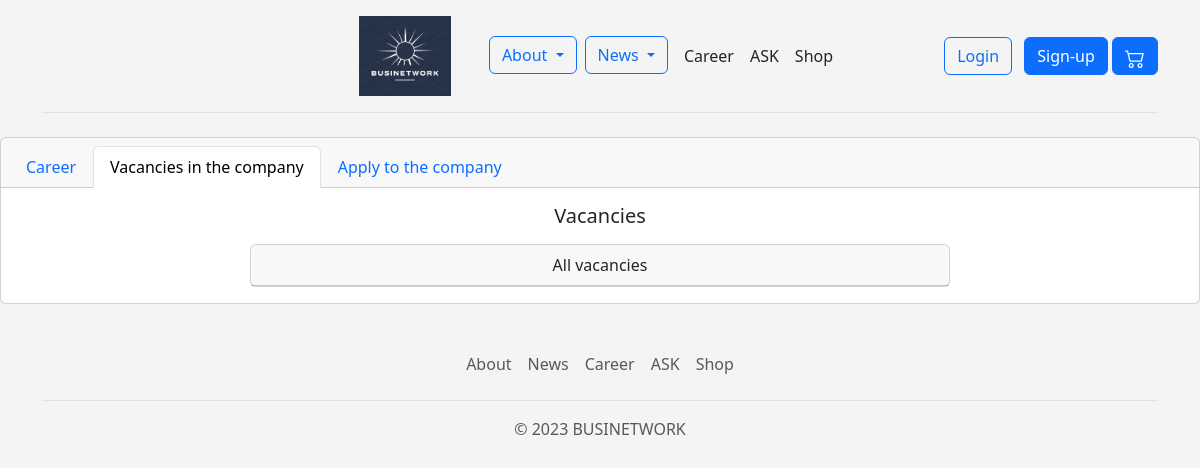
Before: /career/vacancies/ with the older database file.
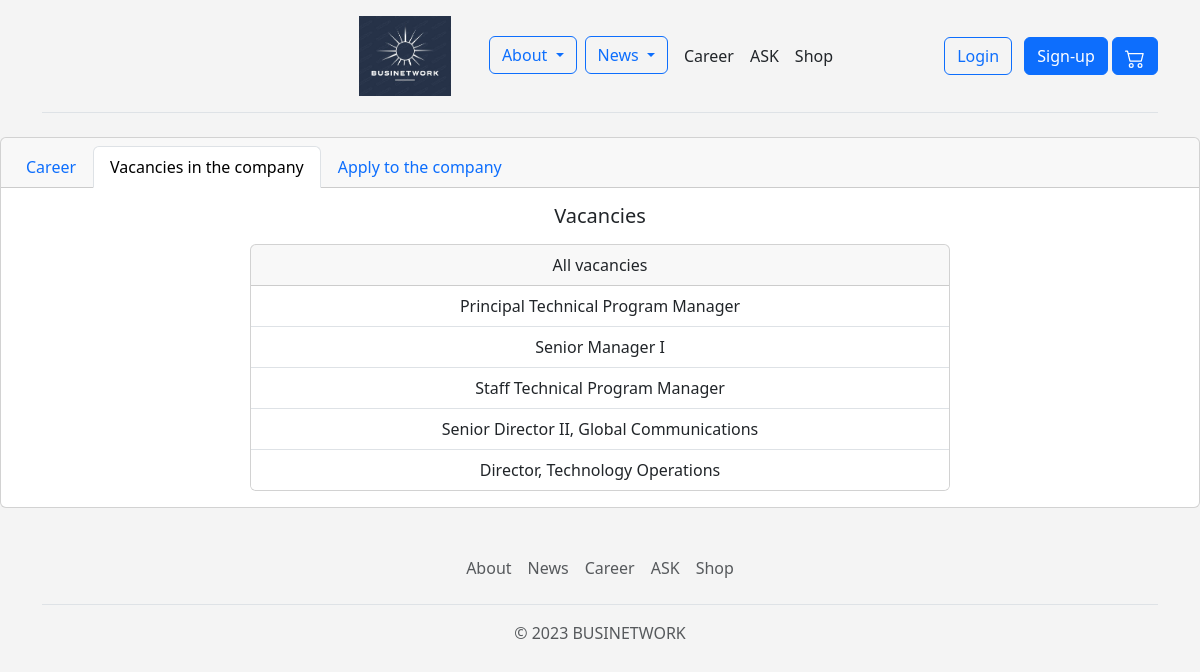
After: the same page with the newer database file.
### career/models.py (models this page shows, shortened)
class Vacancies(models.Model):
    name = models.CharField(max_length=100)
    responsibilities = models.TextField()
    income = models.CharField(max_length=100)
    opportunity_to_work_from_home = models.CharField(max_length=50)
    timetable = models.CharField(max_length=100)
    additional_requirements = models.TextField()

### career/views.py (the view)
# urls.py: path('vacancies/', views.vacancies, name='vacancies'),
def vacancies(request):
    all_vacancies = models.Vacancies.objects.all().order_by('income')
    context = {
        'all_vacancies': all_vacancies
    }
    return render(request, 'career/career_vacancies.html', context)

### templates/career/career_vacancies.html (shortened to what this page needs)
{% extends "base.html" %}
{% block page_content %}
<div class="card text-center">
    <div class="card-header">
        <ul class="nav nav-tabs card-header-tabs">
            <li class="nav-item">
                <a class="nav-link" href="{% url 'career' %}">Career</a>
            </li>
            <li class="nav-item">
                <a class="nav-link active" aria-current="true" href="{% url 'vacancies' %}">Vacancies in the company</a>
            </li>
            <li class="nav-item">
                <a class="nav-link" href="{% url 'apply' %}">Apply to the company</a>
            </li>
        </ul>
    </div>
    <div class="card-body"  align="center">
        <h5 class="card-title">Vacancies</h5>
        <p class="card-text">
        <div class="card" style="width: 60%;">
            <div class="card-header">
                All vacancies
            </div>
            <ul class="list-group list-group-flush">
                {% for vacancy in all_vacancies %}
                <li class="list-group-item"><a class="nav-link" href="{% url 'vacancy_more' vacancy.pk %}">{{ vacancy.name }}</a></li>
                {% endfor %}
            </ul>
        </div>
    </div>
</div>
{% endblock %}

### templates/base.html (shortened to what this page needs)
<!DOCTYPE html>
{% load static %}
<html lang="en">
<head>
    <link href="https://cdn.jsdelivr.net/npm/bootstrap@5.3.0-alpha1/dist/css/bootstrap.min.css" rel="stylesheet"
>
</head>
<body>
<div class="container" align="center">
    <header class="d-flex flex-wrap align-items-center justify-content-center justify-content-md-between py-3 mb-4 border-bottom">
        <div class="Header2021-contentWrapper" data-open-menu-label="Open Main Menu"
             data-close-menu-label="Close Main Menu">
            <div class="Page-logo logo2023"><a href="/">
                <img class="PageLogo-image"
                     src="{% static 'about/logo.jpg' %}" alt="BUSINETWORK site" height="80"/>
            </a>
            </div>
        </div>
        <ul class="nav col-12 col-md-auto mb-2 justify-content-center mb-md-0">
            <div class="dropdown">
                <button class="btn btn-outline-primary me-2 dropdown-toggle" type="button" data-bs-toggle="dropdown"
                        aria-expanded="false">
                    About
                </button>
            </div>
            <div class="dropdown">
                <button class="btn btn-outline-primary me-2 dropdown-toggle" type="button" data-bs-toggle="dropdown"
                        aria-expanded="false">
                    News
                </button>
            </div>
            <li><a href="{% url 'career' %}" class="nav-link px-2 link-dark">Career</a></li>
            <li><a href="{% url 'ask' %}" class="nav-link px-2 link-dark">ASK</a></li>
            <li><a href="{% url 'shop' %}" class="nav-link px-2 link-dark">Shop</a></li>
        </ul>
        <div class="col-md-3 text-end">
            {% if user.is_authenticated %}
            <button type="button" class="btn btn-outline-primary me-2"><a class="nav-link" href="{% url 'logout' %}">
                Logout</a></button>
            {% else %}
            <button type="button" class="btn btn-outline-primary me-2"><a class="nav-link" href="{% url 'login' %}">
                Login</a></button>
            {% endif %}
            <button type="button" class="btn btn-primary"><a class="nav-link" href="{% url 'register' %}">Sign-up</a>
            </button>
            <a href="{% url 'cart' %}">
                <button class="btn btn-primary" type="button" aria-expanded="false">
                </button>
            </a>
        </div>
    </header>
</div>
{% block page_content %}
{% endblock %}
<div class="container">
    <footer class="py-3 my-4">
        <ul class="nav justify-content-center border-bottom pb-3 mb-3">
            <li class="nav-item"><a href="{% url 'about' %}" class="nav-link px-2 text-muted">About</a></li>
            <li class="nav-item"><a href="{% url 'news' %}" class="nav-link px-2 text-muted">News</a></li>
            <li class="nav-item"><a href="{% url 'career' %}" class="nav-link px-2 text-muted">Career</a></li>
            <li class="nav-item"><a href="{% url 'ask' %}" class="nav-link px-2 text-muted">ASK</a></li>
            <li class="nav-item"><a href="{% url 'shop' %}" class="nav-link px-2 text-muted">Shop</a></li>
        </ul>
        <p class="text-center text-muted">&copy; 2023 BUSINETWORK</p>
    </footer>
</div>
</body>
</html>

Changed rows visible on the page:
added Vacancies: name "Principal Technical Program Manager"
added Vacancies: name "Senior Manager I"
added Vacancies: name "Staff Technical Program Manager"
added Vacancies: name "Senior Director II, Global Communications"
added Vacancies: name "Director, Technology Operations"
